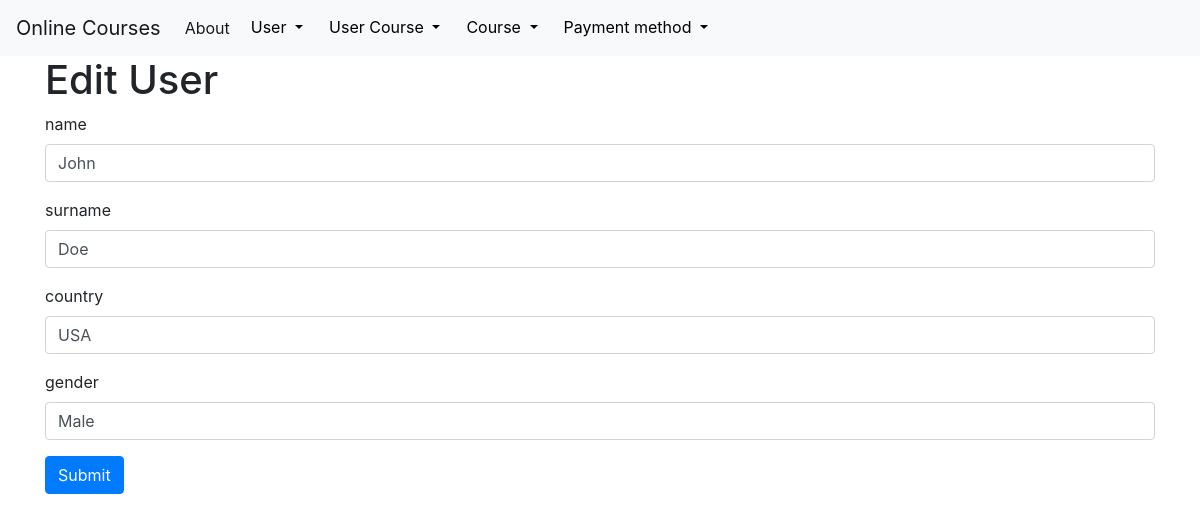
Screenshot of /edit/users/1 with the database file from the repository.
### tables this page shows
CREATE TABLE `users` (
  `id` INTEGER PRIMARY KEY AUTOINCREMENT ,
  `name` varchar(255) NOT NULL,
  `surname` varchar(255) NOT NULL,
  `country` varchar(255) NOT NULL,
  `gender` varchar(255) NOT NULL
);

### app.py (the view, shortened to what this page needs)
@app.route('/edit/<string:table_name>/<int:element_id>', methods=('GET', 'POST'))
def edit(table_name, element_id):
    connection = get_db_connection()
    my_class = classStrings[table_name]
    record = my_class.get(connection, element_id)
    print(record.keys())
    return render_template('edit.html', model=my_class, record=record)

### DB_Classes.py (called while the page is built)
    @classmethod
    def get(cls, db_connection, id):
        return db_connection.execute(f'SELECT * FROM {cls.table_name} WHERE {cls.id} = ?', (id,)).fetchone()

### app.py (called while the page is built)
def get_db_connection(db = 'database.db'):
    connection = sqlite3.connect(db)
    connection.row_factory = sqlite3.Row
    return connection

### templates/edit.html
{% extends 'base.html' %}
{% block content %}
<h1>{% block title %} Edit User {% endblock %}</h1>
<form method="post">
    {% for attr in model.attributes %}
    <div class="form-group">
        <label for="{{ attr }}">{{ attr }}</label>
        <input type="text" name="{{ attr }}"
               placeholder="{{ attr }}" class="form-control"
               value="{{ request.form[attr] or record[attr] }}"></input>
    </div>
    {% endfor %}
    <div class="form-group">
        <button type="submit" class="btn btn-primary">Submit</button>
    </div>
</form>
{% endblock %}

### rows the page displays
users: name "John" "Doe" "USA" "Male"

### other values shown
{{ attr }} "name" "surname" "country" "gender"
